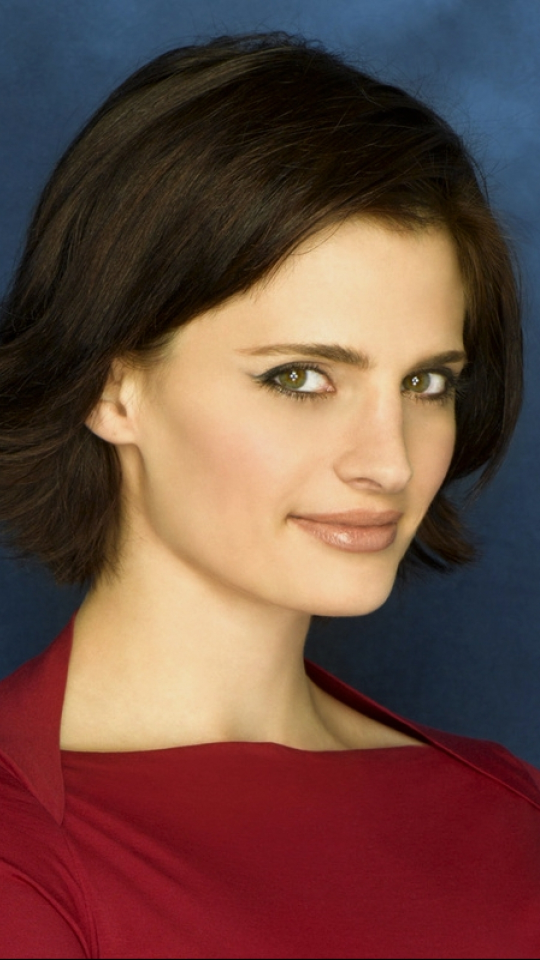
#> input picture images/stana1.jpg, 1080 x 1920 px (shown at 1/2 size)
$ python color_channels.py
#> lines starting #> are read from the running program, lines starting #| are printed output that depends on the picture
#> further down, img is the input picture: shape (1920, 1080, 3); mean B, G, R 65, 74.2, 107.4
### myfunc.py
import cv2 as cv

# resize image frames
def resizeFrame(frame, scale=0.75):
#> called with scale = 0.4
    height = int(frame.shape[0] * scale)
#> height = 768
    width = int(frame.shape[1] * scale)
#> width = 432
    # height = 400
    # width = 500
    dimentions = (width, height)
#> dimentions = (432, 768)
    return cv.resize(frame, dimentions, interpolation=cv.INTER_AREA)
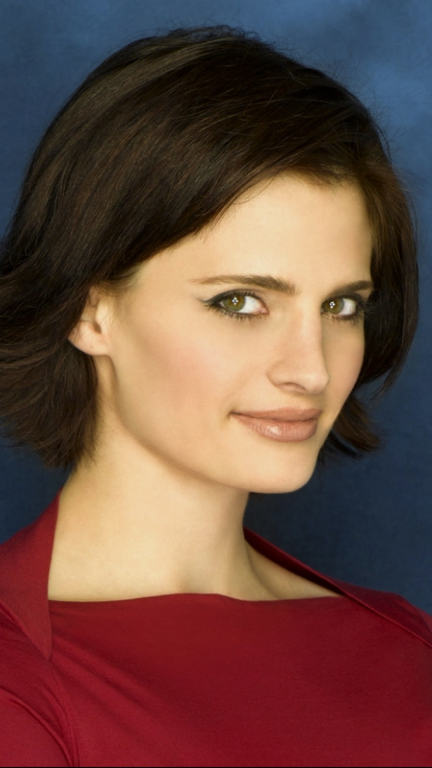
#> returned value: shape (768, 432, 3); mean of channels 0, 1, 2 65, 74.2, 107.4; drawn as B, G, R

# put size of the image on the upper left corner
def putSize(frame):
    text = str(frame.shape[0]) + " X " + str(frame.shape[1])
#> text = '768 X 432'
    cv.putText(frame, text, (50,50), cv.FONT_HERSHEY_DUPLEX, 1.5, (0,0,255), thickness=2)
    return frame

### color_channels.py
import cv2 as cv
import numpy as np
from myfunc import resizeFrame
from myfunc import putSize

# read image frame
img = cv.imread("images/stana1.jpg")
img = resizeFrame(img, .4)
img = putSize(img)
cv.imshow("img", img)


# splitting the bgr color channels
b, g, r = cv.split(img)
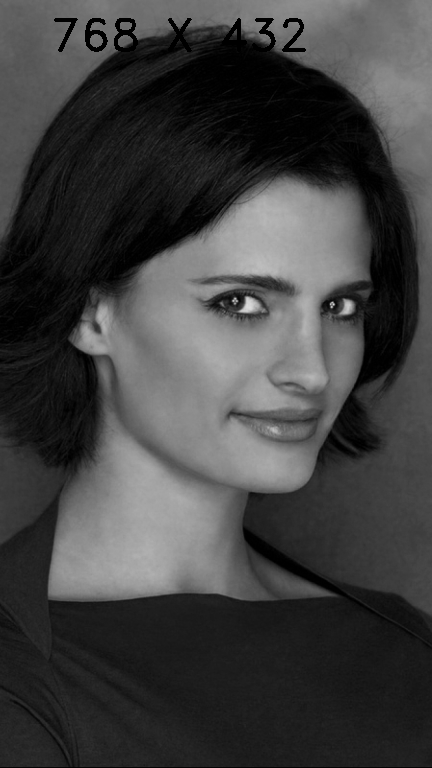
#> b: shape (768, 432); min 0, max 220, mean 64.5
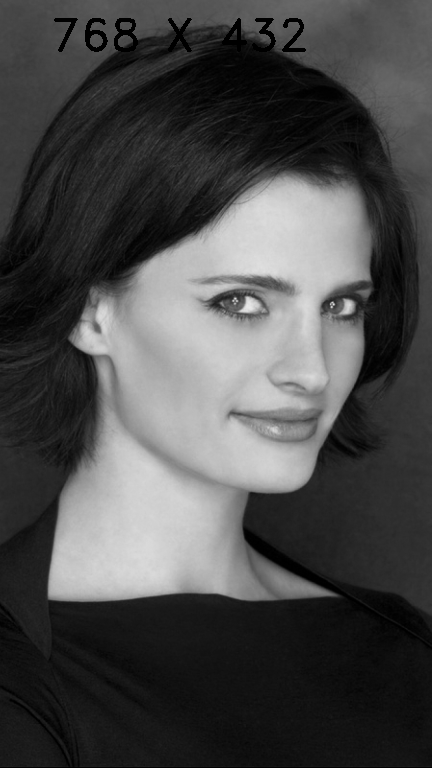
#> g: shape (768, 432); min 0, max 233, mean 73.7
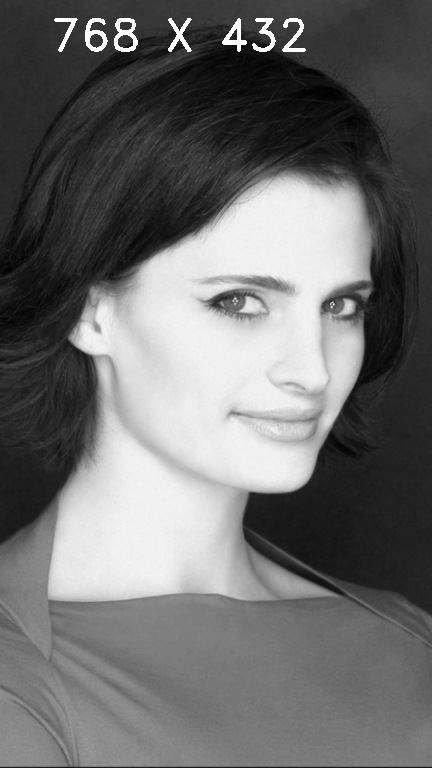
#> r: shape (768, 432); min 1, max 255, mean 108.8
# cv.imshow("blue", b)
# cv.imshow("green", g)
# cv.imshow("red", r)

blank = np.zeros((img.shape[:2]), dtype="uint8")
blue = cv.merge([b,blank, blank])
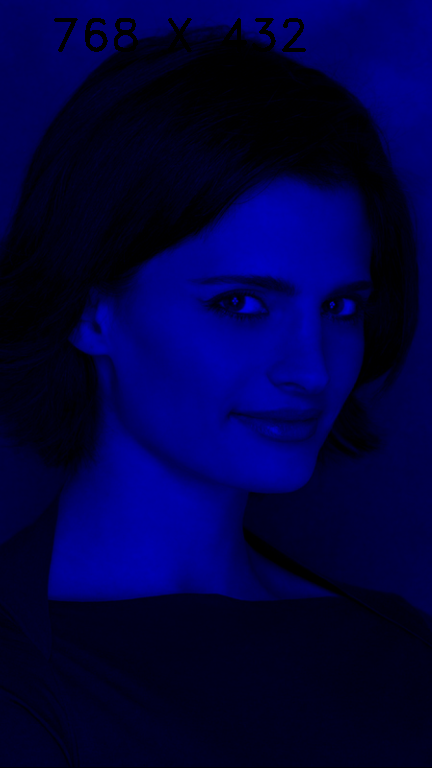
#> blue: shape (768, 432, 3); mean of channels 0, 1, 2 64.5, 0, 0; drawn as B, G, R
cv.imshow("blue", blue)
green = cv.merge([blank, g, blank])
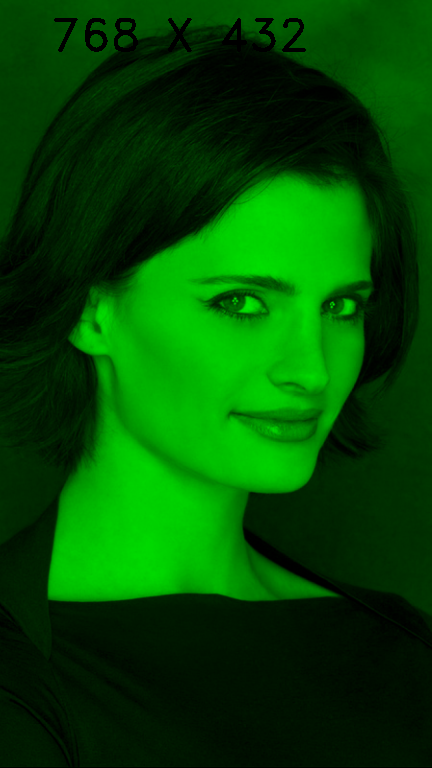
#> green: shape (768, 432, 3); mean of channels 0, 1, 2 0, 73.7, 0; drawn as B, G, R
cv.imshow("green", green)
red = cv.merge([blank, blank, r])
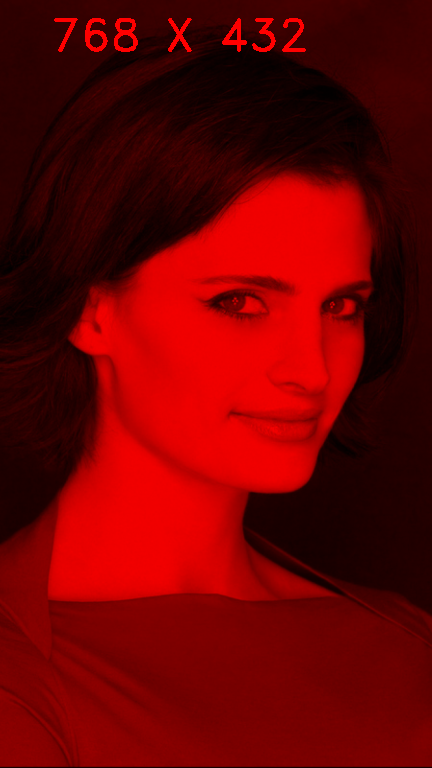
#> red: shape (768, 432, 3); mean of channels 0, 1, 2 0, 0, 108.8; drawn as B, G, R
cv.imshow("red", red)


# merge color channels
merged = cv.merge([b,g,r])
# cv.imshow("merged", merged)

cv.waitKey(0)

$ run again, with images/stana2.jpg copied over images/stana1.jpg
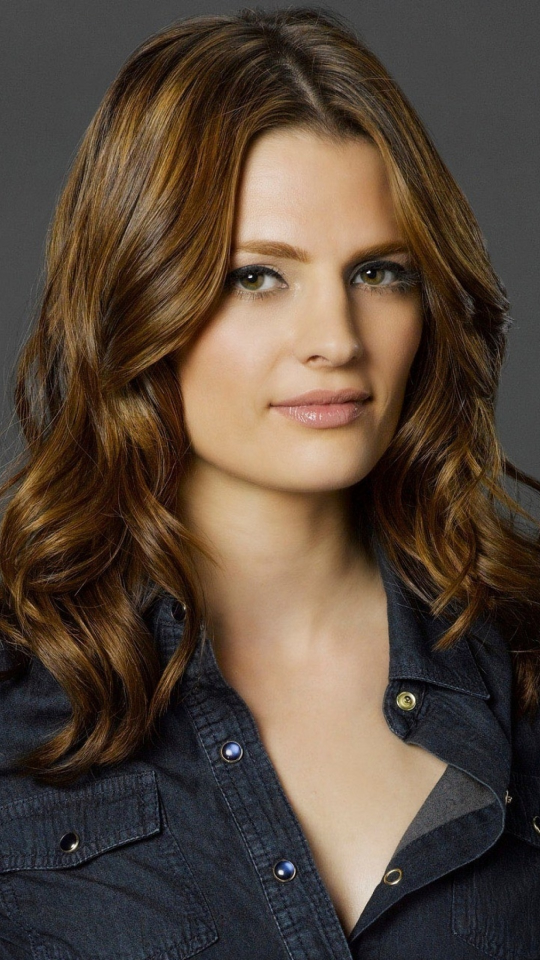
#> input picture images/stana2.jpg, 1080 x 1920 px (shown at 1/2 size)
#> img is the input picture: shape (1920, 1080, 3); mean B, G, R 58.1, 70.7, 86.5
#> `green = cv.merge([blank, g, blank])`:
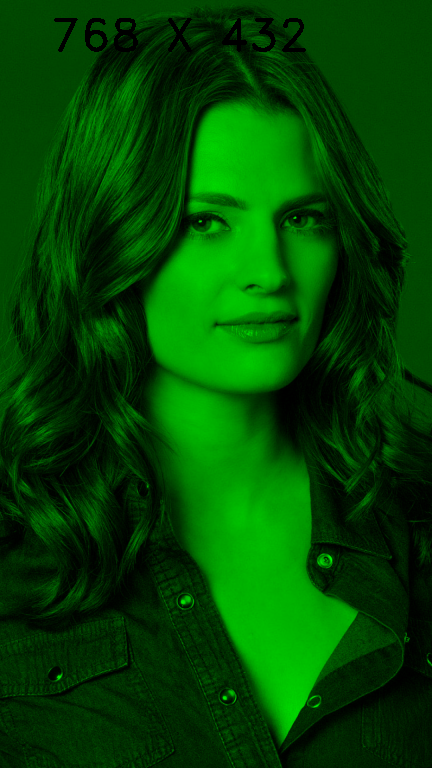
#> green: shape (768, 432, 3); mean of channels 0, 1, 2 0, 70.4, 0; drawn as B, G, R
#> `red = cv.merge([blank, blank, r])`:
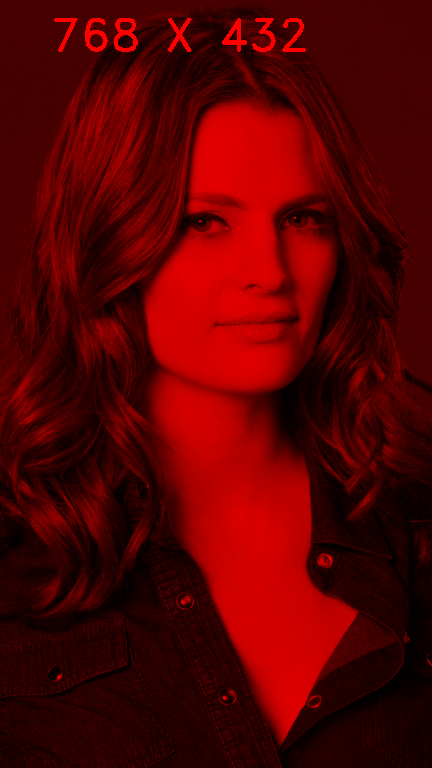
#> red: shape (768, 432, 3); mean of channels 0, 1, 2 0, 0, 87.8; drawn as B, G, R
